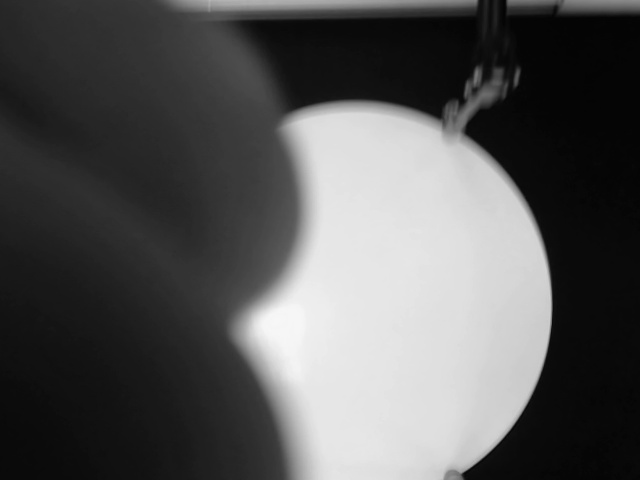
#> input picture images/ims2/capt2000.jpg, 640 x 480 px, found by its file name; its folder holds only this picture in this run
$ python process_img_circles_demo.py
#> lines starting #> are read from the running program, lines starting #| are printed output that depends on the picture; after the words box and inside, x2 and y2 are one past the last pixel; in counts of white or black regions, pixels touching at a corner belong together
import os
import cv2 as cv

from matplotlib.cm import Greys_r as greyscale

img_dir = "./ims2"
import numpy as np
import PIL.Image as im
import matplotlib.pyplot as plt
import matplotlib.cm as cm
import cv2


def showImage(iImage, iTitle=''):
    plt.figure()
    plt.imshow(iImage, cmap=cm.Greys_r)
    plt.suptitle(iTitle)
    plt.xlabel("x")
    plt.ylabel("y")
    plt.axes().set_aspect("equal", "datalim")
    plt.show()


file_list = os.listdir("./ims2")
for img_name in file_list:
    img_path = os.path.join(img_dir, img_name)
    print("Processing", img_path)
    pic = cv.imread(img_path)
#> pic is the input picture: shape (480, 640, 3); min 1, max 247, mean 85.9
    pic_gray = cv.cvtColor(pic, cv.COLOR_BGR2GRAY)
    # pic_gray = pic_gray[60:330, 100:500]

    hist, edges = np.histogram(pic_gray, 64)
#> hist = 64 values, max 36999 at index 2, min 374 at index 38, mean 4800; edges = 65 values from 1 to 247
    max_idx = np.argmax(hist)
#> max_idx = 2
    intensity = edges[max_idx]
#> intensity = 8.69
    pic_norm = np.asarray(pic_gray, dtype='float')
    pic_norm = (pic_norm / intensity) * 255
    pic_norm[pic_norm < np.iinfo('uint8').min] = np.iinfo('uint8').min
    pic_norm[pic_norm > np.iinfo('uint8').max] = np.iinfo('uint8').max
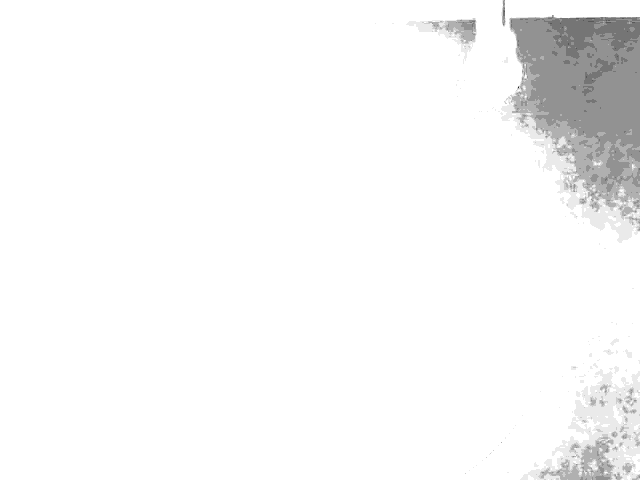
#> pic_norm: shape (480, 640) float64; min 29.35, max 255, mean 247.2

    pic_norm = pic_norm.astype('uint8')

    # showImage(pic_norm)

    canny_thr = 100
    edges = cv.Canny(pic_norm, canny_thr / 2, canny_thr)
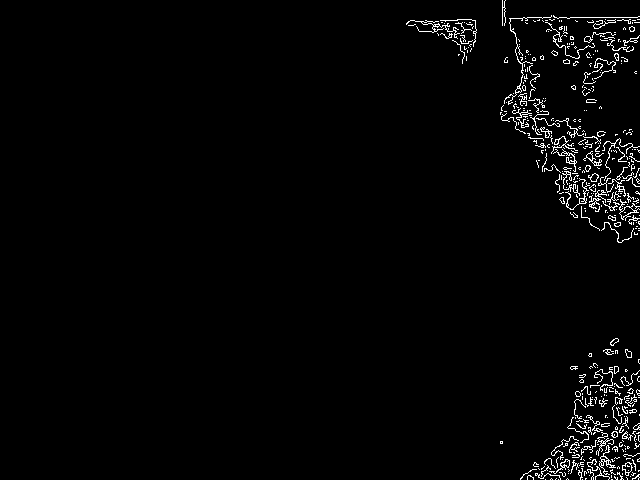
#> edges: shape (480, 640); 2.1% white in thin lines or dots, all inside (x1, y1, x2, y2) = (406, 0, 640, 480)
    # imgBlurred = cv.GaussianBlur(pic_norm, (3, 3), 0)
    # 1, 60, param1=100, param2=10, minRadius=7, maxRadius=20
    circlesPlatform = cv.HoughCircles(pic_gray, cv.HOUGH_GRADIENT, 1, 1000, param1=100, param2=10, minRadius=180,
                                      maxRadius=230)
#> circlesPlatform = [[355.5, 307.5, 196]]
    circlesBall = cv.HoughCircles(pic_gray, cv.HOUGH_GRADIENT, 1, 60, param1=100, param2=10, minRadius=15, maxRadius=20)
#> circlesBall = None

    if circlesPlatform is None:
        continue

#> (the run stopped early here; a loop or call above may not have finished)

$ run again, on images/ims2/capt2004.jpg
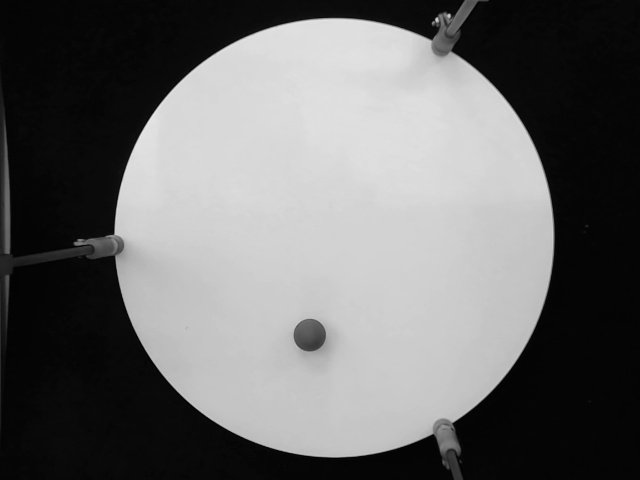
#> input picture images/ims2/capt2004.jpg, 640 x 480 px, found by its file name
#> pic is the input picture: shape (480, 640, 3); min 0, max 234, mean 106
#> `hist, edges = np.histogram(pic_gray, 64)`: hist = 64 values, max 90200 at index 1, min 12 at index 63, mean 4800; edges = 65 values from 0 to 234
#> max_idx = 1
#> intensity = 3.66
#> `edges = cv.Canny(pic_norm, canny_thr / 2, canny_thr)`:
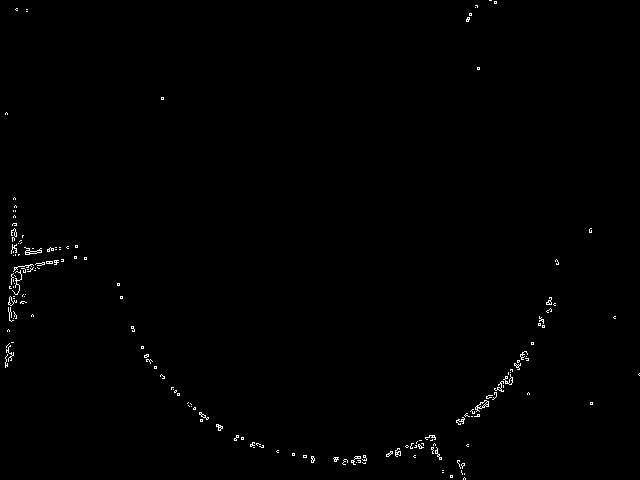
#> edges: shape (480, 640); 0.54% white in thin lines or dots
#> `circlesPlatform = cv.HoughCircles(pic_gray, cv.HOUGH_GRADIENT, 1, 1000..`: circlesPlatform = [[334.5, 237.5, 220.2]]
#> `circlesBall = cv.HoughCircles(pic_gray, cv.HOUGH_GRADIENT, 1, 60, para..`: circlesBall = [[309.5, 334.5, 16.6], [424.5, 23.5, 15.3], [112.5, 252.5, 18.3]]
#> `circlesBall = np.uint16(np.around(circlesBall))`: circlesBall = [[310, 334, 17], [424, 24, 15], [112, 252, 18]]
#> the loop `for i in circlesBall[0, :]:` made 3 passes
#> `circlesPlatform = np.uint16(np.around(circlesPlatform))`: circlesPlatform = [[334, 238, 220]]
#> the loop `for i in circlesPlatform[0, :]:` made 1 pass
#> after the loop `for i in circlesPlatform[0, :]:`:
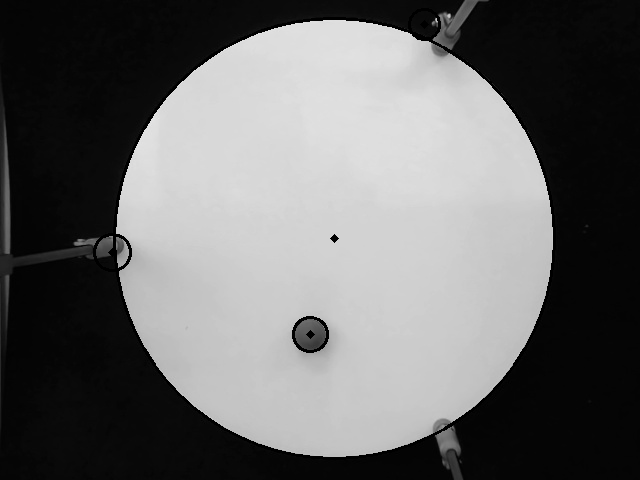
#> pic_gray: shape (480, 640); min 0, max 232, mean 104.4

$ run again, on images/ims2/capt2006.jpg
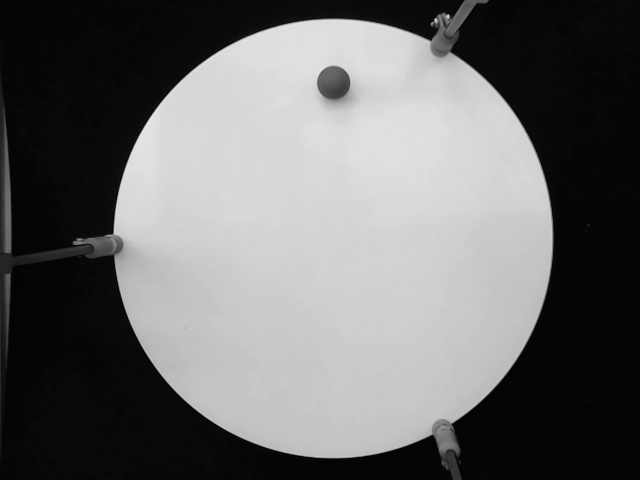
#> input picture images/ims2/capt2006.jpg, 640 x 480 px, found by its file name
#> pic is the input picture: shape (480, 640, 3); min 0, max 238, mean 106.3
#> `hist, edges = np.histogram(pic_gray, 64)`: hist = 64 values, max 92110 at index 1, min 4 at index 63, mean 4800; edges = 65 values from 0 to 238
#> max_idx = 1
#> intensity = 3.72
#> `edges = cv.Canny(pic_norm, canny_thr / 2, canny_thr)`:
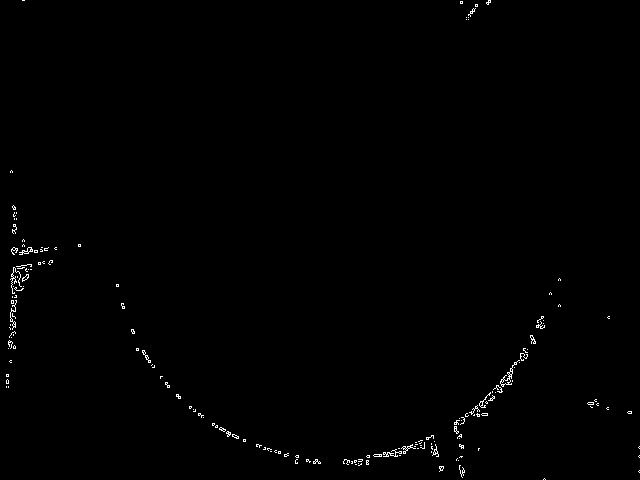
#> edges: shape (480, 640); 0.55% white in thin lines or dots
#> `circlesPlatform = cv.HoughCircles(pic_gray, cv.HOUGH_GRADIENT, 1, 1000..`: circlesPlatform = [[332.5, 237.5, 219.4]]
#> `circlesBall = cv.HoughCircles(pic_gray, cv.HOUGH_GRADIENT, 1, 60, para..`: circlesBall = [[333.5, 82.5, 16.1], [423.5, 24.5, 15.3]]
#> `circlesBall = np.uint16(np.around(circlesBall))`: circlesBall = [[334, 82, 16], [424, 24, 15]]
#> the loop `for i in circlesBall[0, :]:` made 2 passes
#> `circlesPlatform = np.uint16(np.around(circlesPlatform))`: circlesPlatform = [[332, 238, 219]]
#> the loop `for i in circlesPlatform[0, :]:` made 1 pass
#> after the loop `for i in circlesPlatform[0, :]:`:
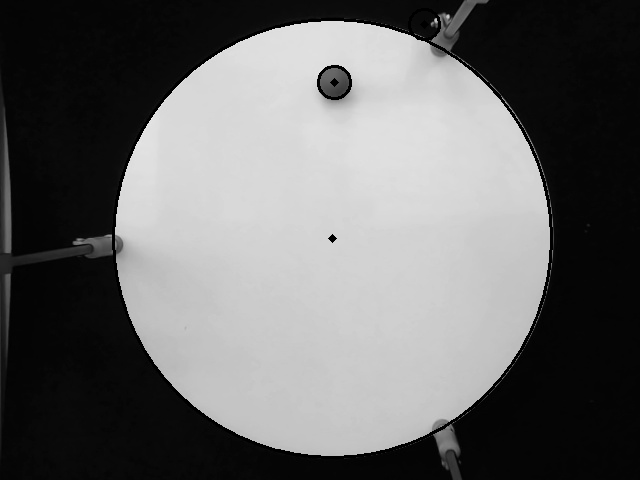
#> pic_gray: shape (480, 640); min 0, max 238, mean 104.1

$ run again, on images/ims2/capt2001.jpg
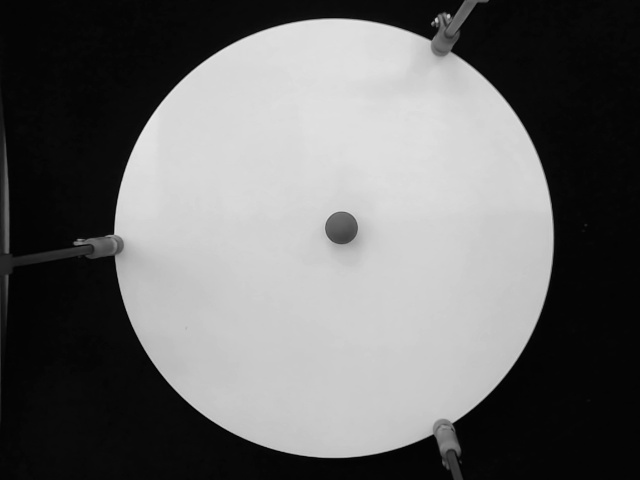
#> input picture images/ims2/capt2001.jpg, 640 x 480 px, found by its file name
#> pic is the input picture: shape (480, 640, 3); min 0, max 233, mean 106.6
#> `hist, edges = np.histogram(pic_gray, 64)`: hist = 64 values, max 87065 at index 1, min 19 at index 63, mean 4800; edges = 65 values from 0 to 233
#> max_idx = 1
#> intensity = 3.64
#> `edges = cv.Canny(pic_norm, canny_thr / 2, canny_thr)`:
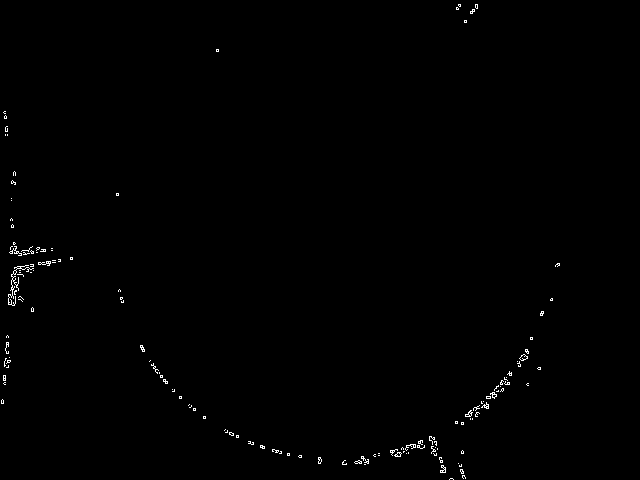
#> edges: shape (480, 640); 0.46% white in thin lines or dots, all inside (x1, y1, x2, y2) = (1, 4, 560, 480)
#> `circlesPlatform = cv.HoughCircles(pic_gray, cv.HOUGH_GRADIENT, 1, 1000..`: circlesPlatform = [[333.5, 238.5, 220.3]]
#> `circlesBall = cv.HoughCircles(pic_gray, cv.HOUGH_GRADIENT, 1, 60, para..`: circlesBall = [[341.5, 228.5, 15.5], [422.5, 24.5, 16]]
#> `circlesBall = np.uint16(np.around(circlesBall))`: circlesBall = [[342, 228, 16], [422, 24, 16]]
#> the loop `for i in circlesBall[0, :]:` made 2 passes
#> `circlesPlatform = np.uint16(np.around(circlesPlatform))`: circlesPlatform = [[334, 238, 220]]
#> the loop `for i in circlesPlatform[0, :]:` made 1 pass
#> after the loop `for i in circlesPlatform[0, :]:`:
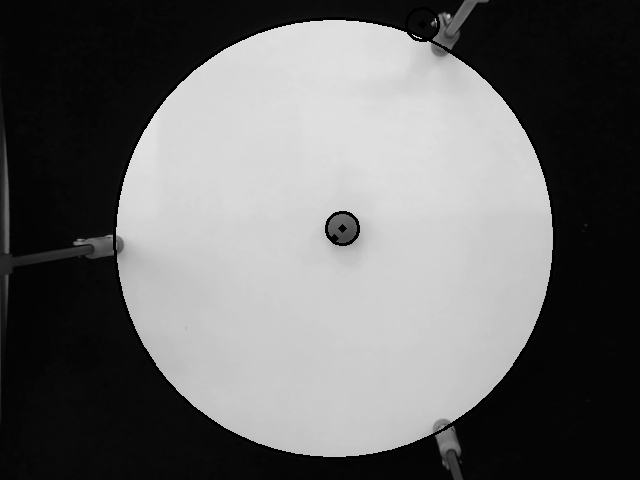
#> pic_gray: shape (480, 640); min 0, max 233, mean 105.1
